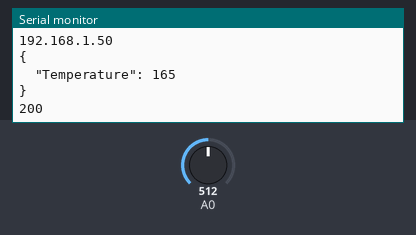
This sketch was run on a simulated ESP8266 (NodeMCU). Parts: the last lines printed to the serial monitor. Inputs (shaded band) come from the test bench; at power-on: A0 = 512. WiFi joins after 1.5 s; servers stay silent unless stated; uploads are accepted with an empty reply.

Above: at 2.7 s.
2.8 s: A0 set to 716
At 11.86 s:
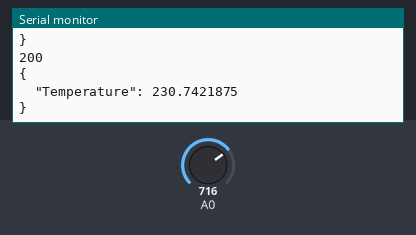
13.0 s: A0 set to 900
At 22.5 s:
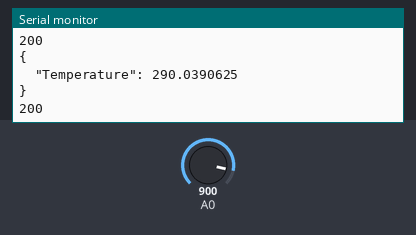

The sketch:

LM35_http_client.ino
```cpp
#include <ESP8266WiFi.h>
#include <ESP8266HTTPClient.h>
#include <ArduinoJson.h>

float temp_celsius = 0;

void setup(){
  Serial.begin(115200);
  pinMode(A0, INPUT);
  Serial.print("Connecting to WiFi");
  WiFi.begin("YOUR_WIFI_SSID", "YOUR_WIFI_PASSWORD");
  while (WiFi.status() != WL_CONNECTED) {
    delay(500);
    Serial.print(".");
  }
  Serial.println("WiFi is connected");
  Serial.println(WiFi.localIP());
}

void loop() {
  if(WiFi.status() == WL_CONNECTED) {
    StaticJsonDocument<300> JSONbuffer;
    JsonObject JSONencoder = JSONbuffer.createNestedObject();
    JSONencoder["Temperature"] = (analogRead(A0) / 1024.0) *330.0;

    char JSONmessageBuffer[300];

    serializeJsonPretty(JSONencoder, JSONmessageBuffer, sizeof(JSONmessageBuffer));
    Serial.println(JSONmessageBuffer);

    HTTPClient http;

    http.begin("http://192.168.100.161:8090/post");
    http.addHeader("Content-Type", "application/json");

    int httpCode = http.POST(JSONmessageBuffer);
    String payload = http.getString();

    Serial.println(httpCode);
    Serial.println(payload);

    http.end();
  } else {
    Serial.println("Error in WiFi connection");
  }
  delay(10000);
}
```

Measured:
- after the input at 2.8 s, the serial monitor: prints a new line after 8.9 s (image 1)
- after the input at 13.0 s, the serial monitor: prints a new line after 8.9 s (image 2)
